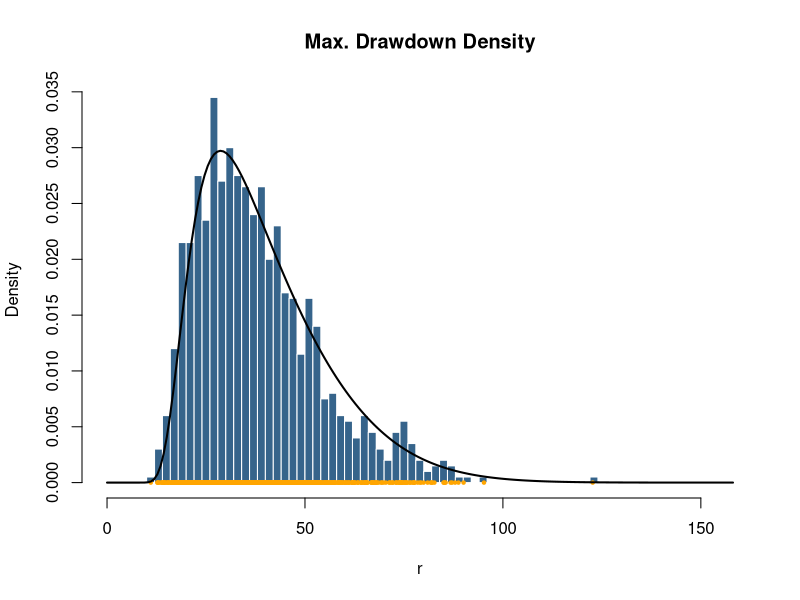
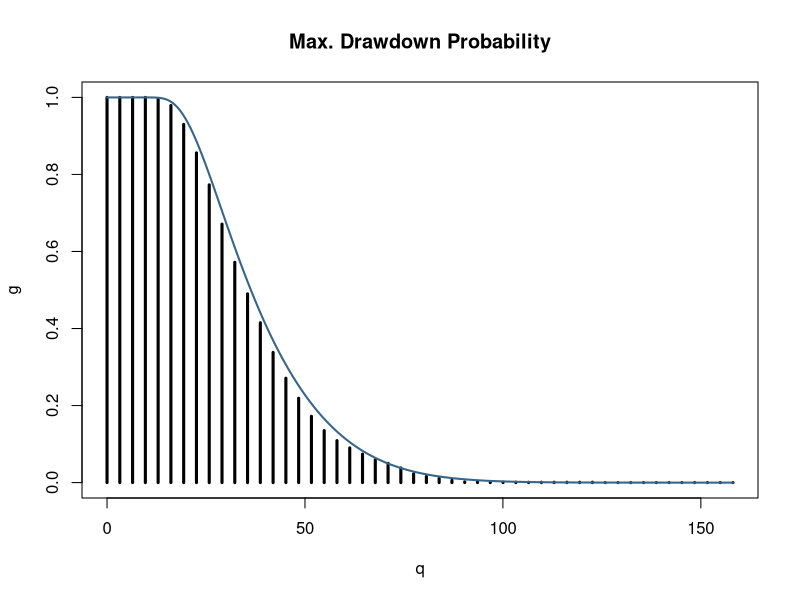

Source code (R) for these figures, in order:
library(fBasics)


### Name: maxdd
### Title: Drawdown Statistics
### Aliases: maxdd dmaxdd pmaxdd rmaxdd maxddStats
### Keywords: distribution

### ** Examples

## rmaxdd -
   # Set a random seed
   set.seed(1953)               
   # horizon of the investor, time T
   horizon = 1000               
   # number of MC samples, N -> infinity
   samples = 1000               
   # Range of expected Drawdons
   xlim = c(0, 5)*sqrt(horizon) 
   # Plot Histogram of Simulated Max Drawdowns:
   r = rmaxdd(n = samples, mean = 0, sd = 1, horizon = horizon)
   hist(x = r, n = 40, probability = TRUE, xlim = xlim, 
     col = "steelblue4", border = "white", main = "Max. Drawdown Density") 
   points(r, rep(0, samples), pch = 20, col = "orange", cex = 0.7)
   
## dmaxdd - 
   x = seq(0, xlim[2], length = 200)
   d = dmaxdd(x = x, sd = 1, horizon = horizon, N = 1000)
   lines(x, d, lwd = 2)
    
## pmaxdd -
   # Count Frequencies of Drawdowns Greater or Equal to "h":
   n = 50
   x = seq(0, xlim[2], length = n)
   g = rep(0, times = n)
   for (i in 1:n) g[i] = length (r[r > x[i]]) / samples
   plot(x, g, type ="h", lwd = 3,
     xlab = "q", main = "Max. Drawdown Probability")
   # Compare with True Probability "G_D(h)":
   x = seq(0, xlim[2], length = 5*n)
   p = pmaxdd(q = x, sd = 1, horizon = horizon, N = 5000)
   lines(x, p, lwd = 2, col="steelblue4") 
   
## maxddStats -
   # Compute expectation Value E[D]:
   maxddStats(mean = -0.5, sd = 1, horizon = 10^(1:4))
   maxddStats(mean =  0.0, sd = 1, horizon = 10^(1:4))
   maxddStats(mean =  0.5, sd = 1, horizon = 10^(1:4))
